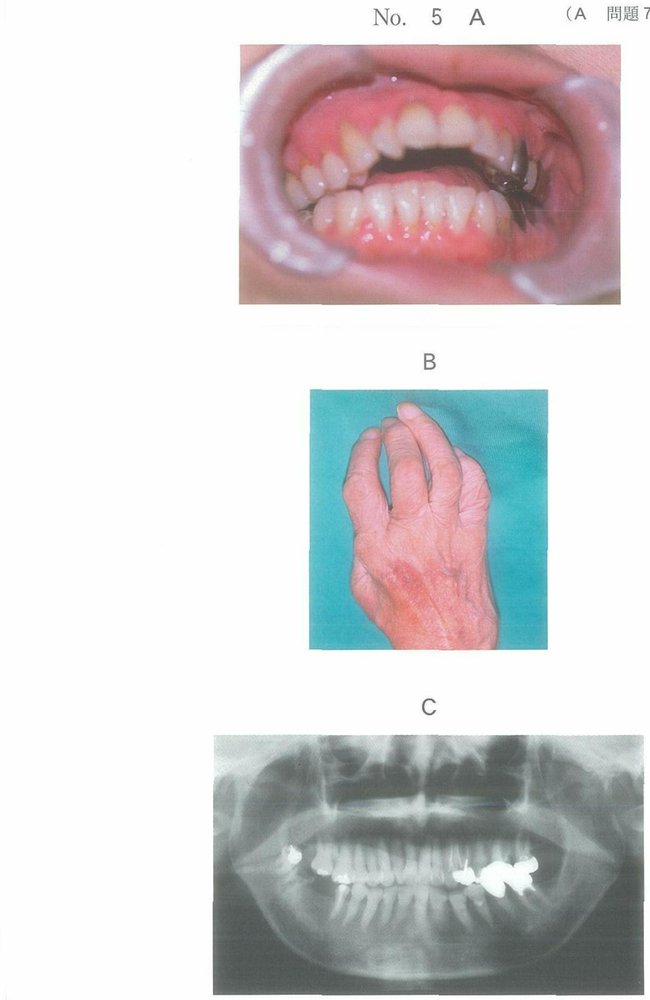
#> input picture images/102回_Web画像/102A80.png, 650 x 1000 px, shrunk from 1352 x 2081 before the run
$ python -i extract_hires_images_v6.py   (imports and definitions only)
#> lines starting #> are read from the running program, lines starting #| are printed output that depends on the picture; after the words box and inside, x2 and y2 are one past the last pixel; in counts of white or black regions, pixels touching at a corner belong together
#!/usr/bin/env python3
"""
高解像度別冊画像から個別写真を切り抜くスクリプト v6

v5からの改善:
- 写真 + その下のキャプション（窩洞形成前、窩洞形成後など）を一緒に切り出す
"""

import csv
import re
from pathlib import Path
from PIL import Image
import numpy as np
import cv2
from collections import defaultdict

# パス設定
BASE_DIR = Path("/Users/saitouryuuichi/Desktop/国試データベース")
KAKOMON_DIR = BASE_DIR / "国家試験過去問"
CSV_PATH = BASE_DIR / "問題抽出ツール" / "データベース" / "all_questions.csv"


# [38 lines left out: functions parse_bessatsu_ref, get_bessatsu_mapping, is_blank_page, not called in this run]


def find_label_rows(gray, h, w, white_threshold=240):
    """A, B, Cなどのラベル行を検出"""
    label_rows = []

    for y in range(int(h * 0.08), int(h * 0.96)):
        row = gray[y, :]
        non_white = row < white_threshold
        non_white_indices = np.where(non_white)[0]

        if len(non_white_indices) > 0:
            content_width = non_white_indices[-1] - non_white_indices[0]
            content_center = (non_white_indices[0] + non_white_indices[-1]) / 2

            # ラベルの条件：幅が狭く（8%以下）、中央にある
            if content_width < w * 0.08 and w * 0.40 < content_center < w * 0.60:
                # 上下の行もチェックして、ラベルブロックかどうか確認
                label_rows.append(y)

    # 連続するラベル行をグループ化
    label_blocks = []
    if label_rows:
        block_start = label_rows[0]
        prev_y = label_rows[0]
        for y in label_rows[1:]:
            if y - prev_y > 5:  # 5行以上離れていたら別ブロック
                label_blocks.append((block_start, prev_y))
                block_start = y
            prev_y = y
        label_blocks.append((block_start, prev_y))

    return label_blocks


def detect_photos_with_captions(img_array, min_area_ratio=0.02):
    """写真領域を検出し、キャプションも含める"""
    h, w = img_array.shape[:2]
    min_area = h * w * min_area_ratio

    if len(img_array.shape) == 3:
        gray = cv2.cvtColor(img_array, cv2.COLOR_RGB2GRAY)
    else:
        gray = img_array

    # ヘッダー/フッター
    header_end = int(h * 0.08)
    footer_start = int(h * 0.96)

    # A, B, Cラベルの位置を検出
    label_blocks = find_label_rows(gray, h, w)

    # 白以外の領域を検出
    _, binary = cv2.threshold(gray, 240, 255, cv2.THRESH_BINARY_INV)

    # ヘッダー/フッターをマスク
    binary[:header_end, :] = 0
    binary[footer_start:, :] = 0

    # A, B, Cラベル行をマスク（写真検出から除外）
    for block_start, block_end in label_blocks:
        # ラベルの前後10行もマスク
        mask_start = max(0, block_start - 10)
        mask_end = min(h, block_end + 10)
        # 中央部分のみマスク（写真は端まで広がっているので）
        center_start = int(w * 0.35)
        center_end = int(w * 0.65)
        binary[mask_start:mask_end, center_start:center_end] = 0

    # モルフォロジー処理
    kernel = cv2.getStructuringElement(cv2.MORPH_RECT, (10, 10))
    binary = cv2.morphologyEx(binary, cv2.MORPH_CLOSE, kernel, iterations=5)
    binary = cv2.morphologyEx(binary, cv2.MORPH_OPEN, kernel, iterations=2)

    # 輪郭検出
    contours, _ = cv2.findContours(binary, cv2.RETR_EXTERNAL, cv2.CHAIN_APPROX_SIMPLE)

    regions = []
    for contour in contours:
        area = cv2.contourArea(contour)
        if area > min_area:
            x, y, bw, bh = cv2.boundingRect(contour)
            if bw > w * 0.15 and bh > h * 0.08:
                regions.append([x, y, bw, bh])  # リストにして後で変更可能に

    # Y座標でソート
    regions.sort(key=lambda r: r[1])

    # 重なりをマージ
    regions = merge_regions(regions, overlap_threshold=30)

    # 各領域にラベル（上）とキャプション（下）を含める
    extended_regions = []

    for i, (x, y, bw, bh) in enumerate(regions):
        # === 上端の拡張（A, Bラベルを含める）===
        new_top = y

        # 前の境界を探す（前の写真の下端 or ヘッダー）
        prev_boundary = header_end
        if i > 0:
            prev_photo_bottom = regions[i - 1][1] + regions[i - 1][3]
            prev_boundary = max(prev_boundary, prev_photo_bottom)

        # 現在の上端から上方向にラベルを探す
        for check_y in range(y - 1, max(prev_boundary, y - 100), -1):
            row = gray[check_y, :]
            non_white = row < 240
            non_white_indices = np.where(non_white)[0]

            if len(non_white_indices) > 0:
                content_width = non_white_indices[-1] - non_white_indices[0]
                content_center = (non_white_indices[0] + non_white_indices[-1]) / 2

                # ラベルらしき行（幅が狭く中央）
                if content_width < w * 0.15 and w * 0.35 < content_center < w * 0.65:
                    new_top = check_y
                elif content_width > w * 0.2:
                    # 前の写真のキャプションに到達したら停止
                    break

        # 少し余白を追加
        new_top = max(new_top - 10, prev_boundary + 5)

        # === 下端の拡張（キャプションを含める）===
        bottom = y + bh

        # 次の境界を探す
        next_boundary = footer_start
        if i + 1 < len(regions):
            next_photo_top = regions[i + 1][1]
            next_boundary = min(next_boundary, next_photo_top)

        # 次のラベルブロックがあれば、その上端
        for block_start, block_end in label_blocks:
            if block_start > bottom:
                next_boundary = min(next_boundary, block_start - 5)
                break

        new_bottom = bottom

        # キャプションを探す
        for check_y in range(bottom, min(next_boundary, bottom + 150)):
            row = gray[check_y, :]
            non_white = row < 240
            non_white_indices = np.where(non_white)[0]

            if len(non_white_indices) > 0:
                content_width = non_white_indices[-1] - non_white_indices[0]
                if w * 0.05 < content_width < w * 0.5:
                    new_bottom = check_y + 1

        new_bottom = min(new_bottom + 20, next_boundary - 10)

        extended_regions.append((x, new_top, bw, new_bottom - new_top))

    return extended_regions


def merge_regions(regions, overlap_threshold=30):
    """重なっている領域をマージ"""
    if len(regions) <= 1:
        return regions

    merged = []
    current = list(regions[0])

    for x, y, w, h in regions[1:]:
        cx, cy, cw, ch = current

        if y < cy + ch + overlap_threshold:
            new_x = min(cx, x)
            new_y = min(cy, y)
            new_x2 = max(cx + cw, x + w)
            new_y2 = max(cy + ch, y + h)
            current = [new_x, new_y, new_x2 - new_x, new_y2 - new_y]
        else:
            merged.append(current)
            current = [x, y, w, h]

    merged.append(current)
    return merged


# [128 lines left out: functions extract_images_for_kai, main, not called in this run]


# [2 lines not run here, left out]

>>> import cv2
>>> picture = cv2.cvtColor(cv2.imread('../images/102回_Web画像/102A80.png'), cv2.COLOR_BGR2RGB)
>>> result = detect_photos_with_captions(picture)
#> in detect_photos_with_captions, `gray = cv2.cvtColor(img_array, cv2.COLOR_RGB2GRAY)`:
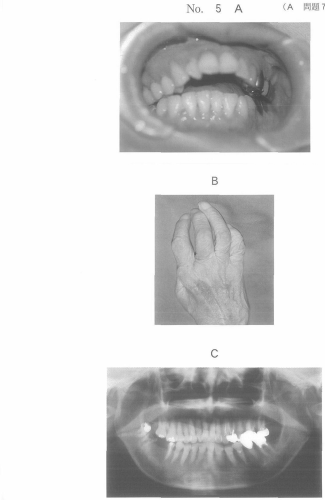
#> gray: shape (1000, 650) (shown at 1/2 size); min 65, max 255, mean 208.6
#> the loop in find_label_rows, `for y in range(int(h * 0.08), int(h * 0.96)):` made 880 passes
#> (content_width, content_center) on passes 1 to 8: (380, 430), (381, 429.5), (381, 429.5), (381, 429.5), (381, 429.5), (381, 429.5), (381, 429.5), (381, 429.5)
#> after the loop in find_label_rows, `for y in range(int(h * 0.08), int(h * 0.96)):`: label_rows = []
#> in detect_photos_with_captions, `_, binary = cv2.threshold(gray, 240, 255, cv2.THRESH_BINARY_INV)`:
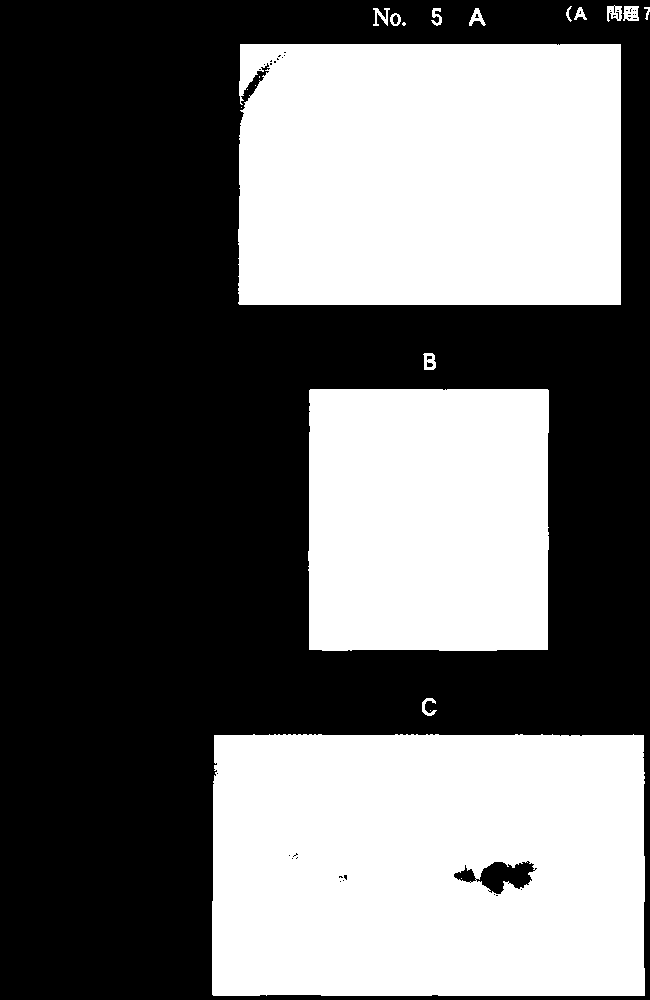
#> binary: shape (1000, 650); 42.2% white; 21 white regions (7 under 20 px), largest, box (x1, y1, x2, y2) and area: (212, 734, 645, 996) 111203, (238, 44, 621, 305) 99262, (308, 389, 549, 651) 62525
#> in detect_photos_with_captions, `binary[footer_start:, :] = 0`:
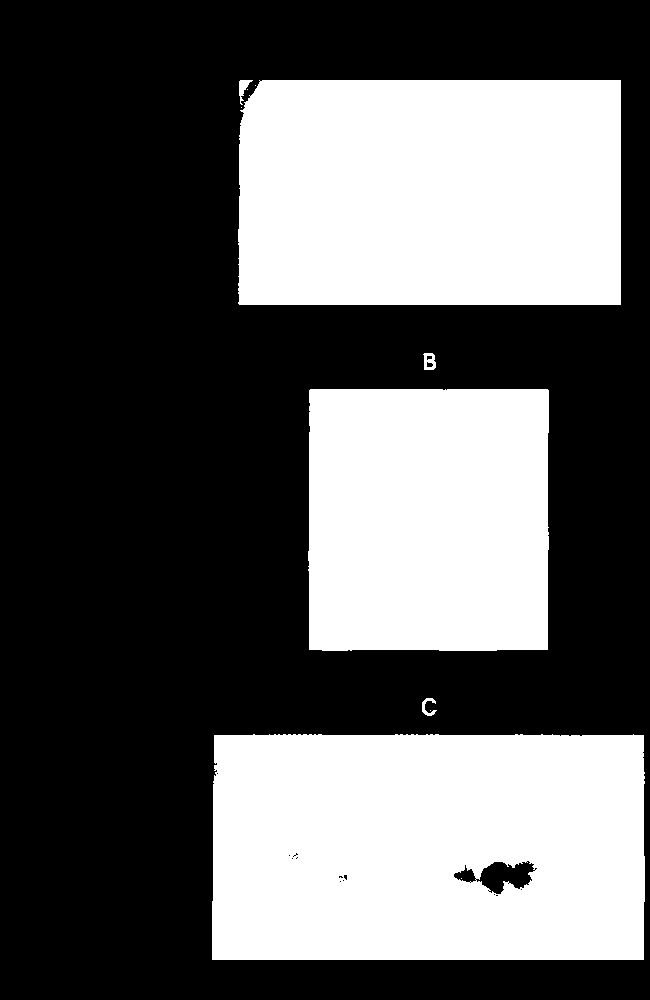
#> binary: shape (1000, 650); 37.6% white; 11 white regions (5 under 20 px), largest, box (x1, y1, x2, y2) and area: (212, 734, 645, 960) 95690, (238, 80, 621, 305) 85539, (308, 389, 549, 651) 62525, (423, 353, 436, 370) 150, (239, 80, 253, 105) 144, (422, 698, 437, 716) 117
#> in detect_photos_with_captions, `binary = cv2.morphologyEx(binary, cv2.MORPH_CLOSE, kernel, iterations=5)`:
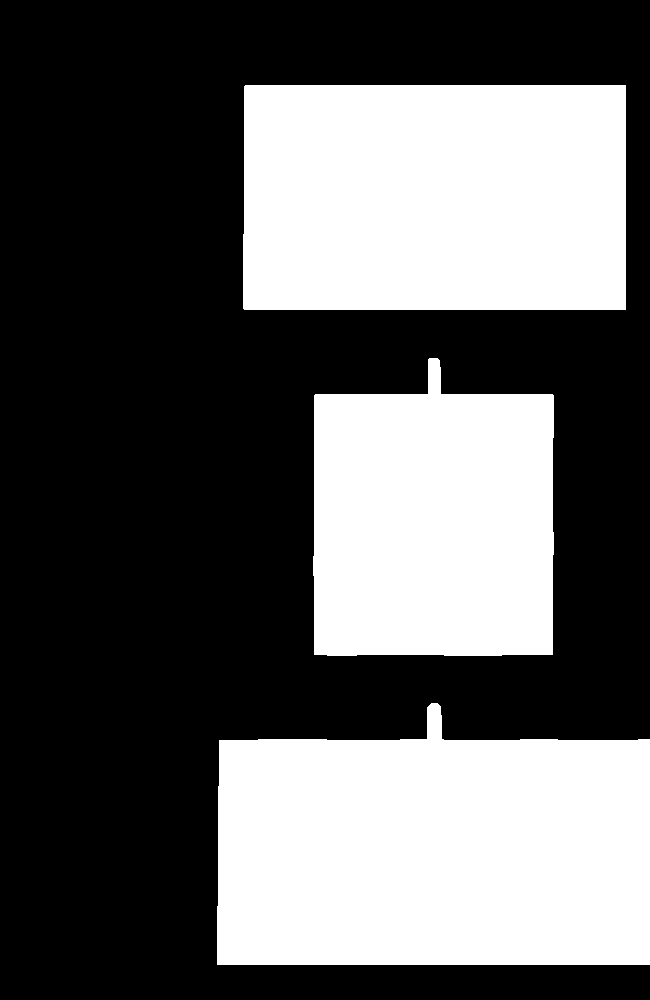
#> binary: shape (1000, 650); 38% white; 3 white regions, box (x1, y1, x2, y2) and area: (217, 703, 650, 965) 97888, (243, 85, 626, 310) 86024, (313, 358, 554, 656) 63007
#> in detect_photos_with_captions, `binary = cv2.morphologyEx(binary, cv2.MORPH_OPEN, kernel, iterations=2)`:
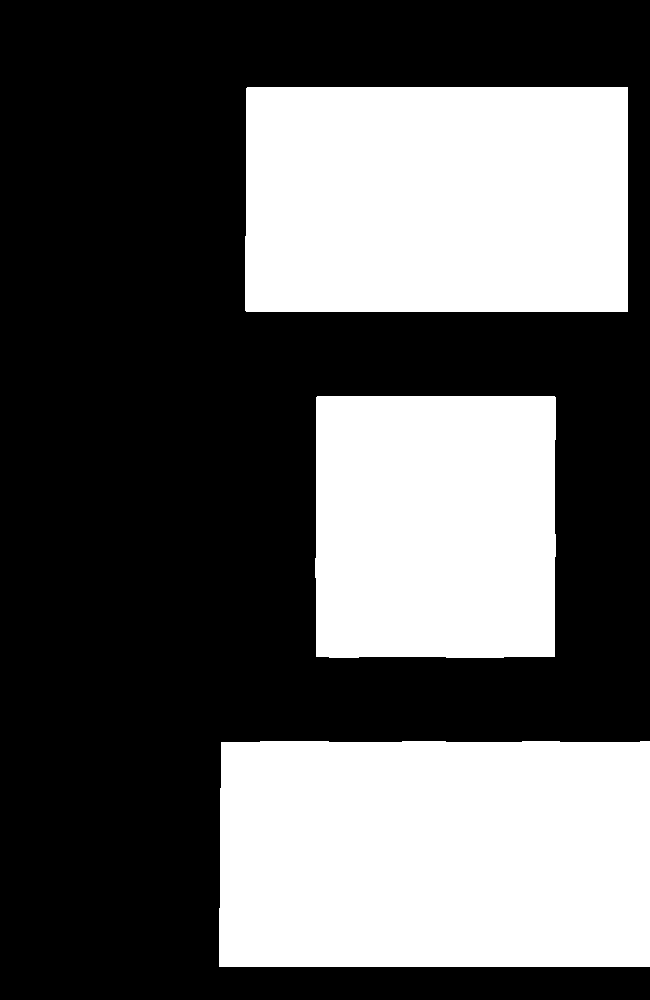
#> binary: shape (1000, 650); 37.8% white; 3 white regions
#> in detect_photos_with_captions, `contours, _ = cv2.findContours(binary, cv2.RETR_EXTERNAL, cv2.CHAIN_AP..`: contours = 3 contours; box (x1, y1, x2, y2) and area: (219, 741, 650, 967) 96270, (245, 87, 628, 312) 85418, (315, 396, 556, 658) 62054
#> the loop in detect_photos_with_captions, `for contour in contours:` made 3 passes
#> (area, x, y, bw, bh) on passes 1 to 3: (96269.5, 219, 741, 431, 226), (62053.5, 315, 396, 241, 262), (85418.5, 245, 87, 383, 225)
#> after the loop in detect_photos_with_captions, `for contour in contours:`: regions = [[219, 741, 431, 226], [315, 396, 241, 262], [245, 87, 383, 225]]
#> in merge_regions, `current = list(regions[0])`: current = [245, 87, 383, 225]
#> the loop in merge_regions, `for x, y, w, h in regions[1:]:` made 2 passes
#> (x, y, w, h, cx, cy, cw, ch) on passes 1 to 2: (315, 396, 241, 262, 245, 87, 383, 225), (219, 741, 431, 226, 315, 396, 241, 262)
#> after the loop in merge_regions, `for x, y, w, h in regions[1:]:`: merged = [[245, 87, 383, 225], [315, 396, 241, 262]]
#> in detect_photos_with_captions, `regions = merge_regions(regions, overlap_threshold=30)`: regions = [[245, 87, 383, 225], [315, 396, 241, 262], [219, 741, 431, 226]]
#> the loop in detect_photos_with_captions, `for i, (x, y, bw, bh) in enumerate(regions):` made 3 passes
#> (x, y, bw, bh, new_top, prev_boundary, prev_photo_bottom, bottom) on pass 2: (315, 396, 241, 262, 386, 312, 312, 658)
#> after the loop in detect_photos_with_captions, `for i, (x, y, bw, bh) in enumerate(regions):`: extended_regions = [(245, 85, 383, 301), (315, 386, 241, 292), (219, 731, 431, 219)]
#> result has the same summary as extended_regions in detect_photos_with_captions

$ run again, on images/102回_Web画像/102B124.png
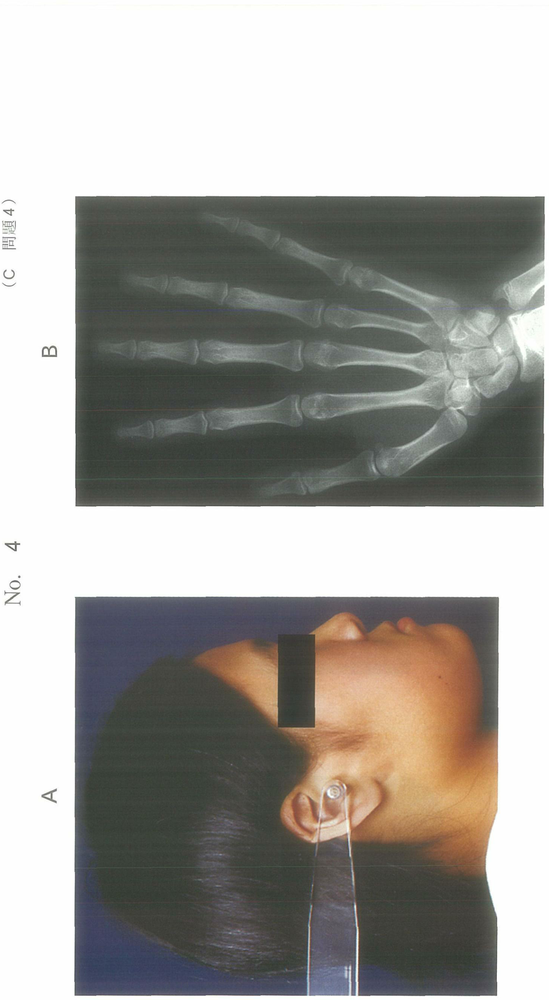
#> input picture images/102回_Web画像/102B124.png, 549 x 1000 px, shrunk from 1220 x 2224 before the run
#> in detect_photos_with_captions, `gray = cv2.cvtColor(img_array, cv2.COLOR_RGB2GRAY)`:
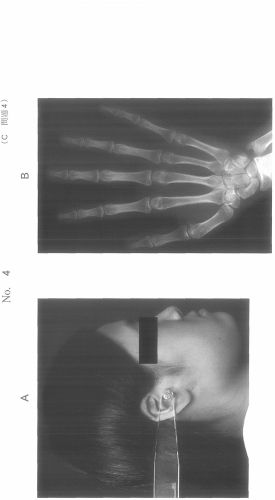
#> gray: shape (1000, 549) (shown at 1/2 size); min 53, max 255, mean 162.5
#> the loop in find_label_rows, `for y in range(int(h * 0.08), int(h * 0.96)):` made 880 passes
#> (content_width, content_center) on passes 116 to 123: (0, 97), (469, 309.5), (469, 309.5), (469, 309.5), (537, 275.5), (540, 274), (541, 273.5), (542, 273)
#> after the loop in find_label_rows, `for y in range(int(h * 0.08), int(h * 0.96)):`: label_rows = []
#> in detect_photos_with_captions, `binary = cv2.morphologyEx(binary, cv2.MORPH_OPEN, kernel, iterations=2)`:
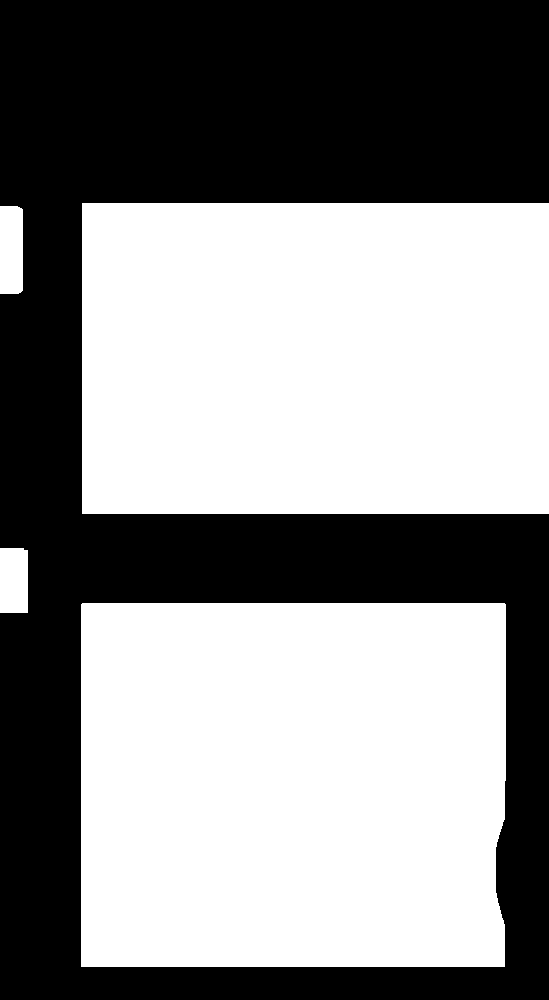
#> binary: shape (1000, 549); 55.2% white; 1 black region
#> contours = 4 contours; box (x1, y1, x2, y2) and area: (81, 603, 506, 967) 153032, (82, 203, 549, 514) 144460, (0, 206, 23, 294) 1901, (0, 548, 28, 613) 1720
#> the loop in detect_photos_with_captions, `for contour in contours:` made 4 passes
#> (contour, area, x, y, bw, bh) on pass 4: ([[82, 203], [82, 513], [548, 513], [548, 203]], 144460, 82, 203, 467, 311)
#> after the loop in detect_photos_with_captions, `for contour in contours:`: regions = [[81, 603, 425, 364], [82, 203, 467, 311]]
#> in merge_regions, `current = list(regions[0])`: current = [82, 203, 467, 311]
#> the loop in merge_regions, `for x, y, w, h in regions[1:]:` made 1 pass
#> (x, y, w, h, cx, cy, cw, ch) on pass 1: (81, 603, 425, 364, 82, 203, 467, 311)
#> after the loop in merge_regions, `for x, y, w, h in regions[1:]:`: merged = [[82, 203, 467, 311]]
#> in detect_photos_with_captions, `regions = merge_regions(regions, overlap_threshold=30)`: regions = [[82, 203, 467, 311], [81, 603, 425, 364]]
#> the loop in detect_photos_with_captions, `for i, (x, y, bw, bh) in enumerate(regions):` made 2 passes
#> (x, y, bw, bh, new_top, prev_boundary, bottom) on pass 1: (82, 203, 467, 311, 193, 80, 514)
#> after the loop in detect_photos_with_captions, `for i, (x, y, bw, bh) in enumerate(regions):`: extended_regions = [(82, 193, 467, 341), (81, 593, 425, 357)]
